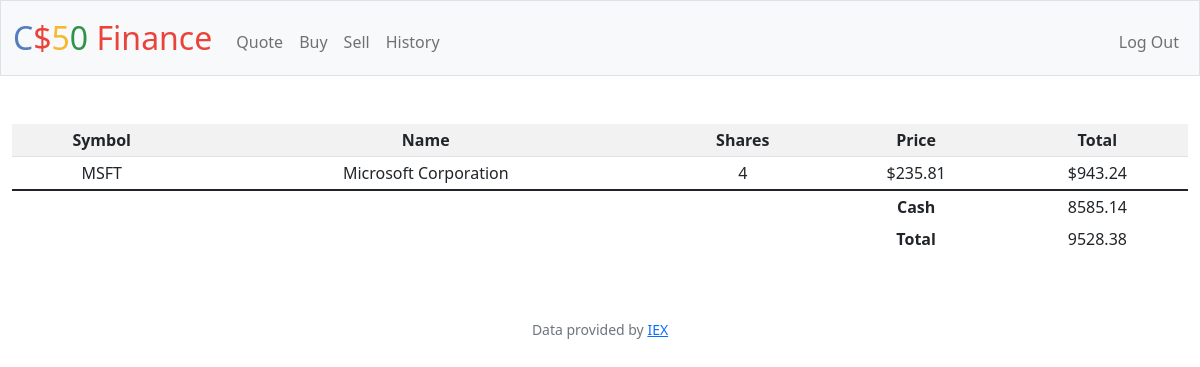
Page / (signed in) on the earlier database version.
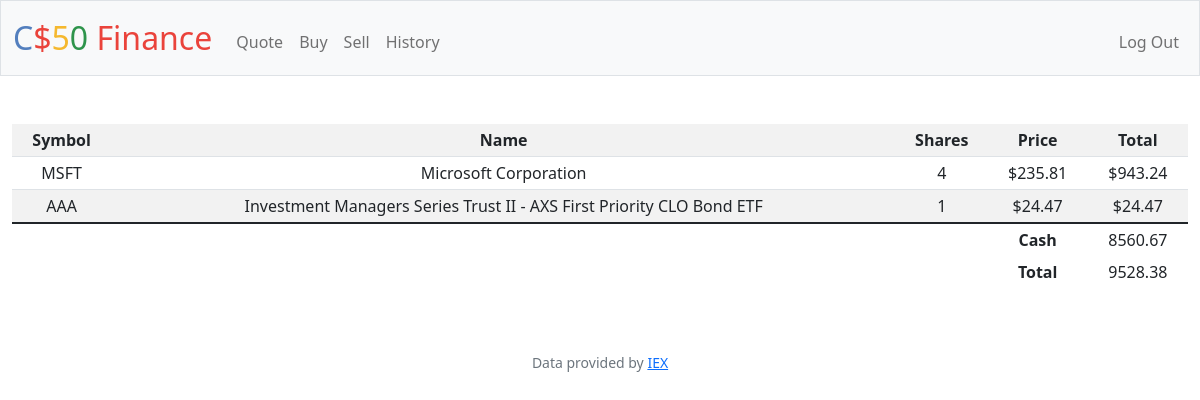
Same page on the later database version.
### tables this page shows
CREATE TABLE portfolio (id INTEGER PRIMARY KEY AUTOINCREMENT NOT NULL, user_id INTEGER NOT NULL, shares INTEGER NOT NULL, price NUMERIC NOT NULL, date TEXT NOT NULL, symbol TEXT NOT_NULL, name TEXT NOT_NULL, FOREIGN KEY (user_id) REFERENCES users(id));

CREATE TABLE users (id INTEGER PRIMARY KEY AUTOINCREMENT NOT NULL, username TEXT NOT NULL, hash TEXT NOT NULL, cash NUMERIC NOT NULL DEFAULT 10000.00);

### app.py (the view)
@app.route("/")
@login_required
def index():
    rows = db.execute(
        "SELECT * FROM portfolio join users on user_id = users.id WHERE user_id = ?",
        session["user_id"])
    user_balance = db.execute(
        "SELECT * FROM users WHERE id = ? ", session["user_id"])[0]["cash"]
    return render_template("index.html", rows=rows, user_balance=user_balance)

### app.py (called while the page is built)
@app.after_request
def after_request(response):
    response.headers["Cache-Control"] = "no-cache, no-store, must-revalidate"
    response.headers["Expires"] = 0
    response.headers["Pragma"] = "no-cache"
    return response

### helpers.py (called while the page is built)
def login_required(f):
    @wraps(f)
    def decorated_function(*args, **kwargs):
        if session.get("user_id") is None:
            return redirect("/login")
        return f(*args, **kwargs)
    return decorated_function

def usd(value):
    return f"${value:,.2f}"

### templates/index.html (shortened to what this page needs)
{% extends "layout.html" %}
{% block main %}
<table class="table table-striped table-sm">
  {% set ns = namespace(total=user_balance) %}
  <tr>
    <th>Symbol</th>
    <th>Name</th>
    <th>Shares</th>
    <th>Price</th>
    <th>Total</th>
  </tr>
  {% for row in rows: %}
  <tr>
    {% set current = row["shares"] * row["price"]%}
    {% set ns.total = ns.total + current %}
    <td>{{row["symbol"]}}</td>
    <td>{{row["name"]}}</td>
    <td>{{row["shares"]}}</td>
    <td>{{row["price"] | usd}}</td>
    <td>{{current | usd}}</td>
  </tr>
  {% endfor %}
  <tfoot>
    <tr>
      <td class="border-0"></td>
      <td class="border-0"></td>
      <td class="border-0"></td>
      <td class="border-0 fw-bold">Cash</td>
      <td class="border-0">{{user_balance}}</td>
    </tr>
    <tr>
      <td class="border-0"></td>
      <td class="border-0"></td>
      <td class="border-0"></td>
      <td class="border-0 fw-bold">Total</td>
      <td class="border-0">{{ns.total}}</td>
    </tr>
  </tfoot>
</table>
{% endblock %}

### templates/layout.html (shortened to what this page needs)
<!DOCTYPE html>
<html lang="en">
<head>
    <link href="https://cdn.jsdelivr.net/npm/bootstrap@5.1.3/dist/css/bootstrap.min.css"
 rel="stylesheet">
    <link href="/static/styles.css" rel="stylesheet">
</head>
<body>
    <nav class="bg-light border navbar navbar-expand-md navbar-light">
        <div class="container-fluid">
            <a class="navbar-brand" href="/"><span class="blue">C</span><span class="red">$</span><span
                    class="yellow">5</span><span class="green">0</span> <span class="red">Finance</span></a>
            <div class="collapse navbar-collapse" id="navbar">
                {% if session["user_id"] %}
                <ul class="navbar-nav me-auto mt-2">
                    <li class="nav-item"><a class="nav-link" href="/quote">Quote</a></li>
                    <li class="nav-item"><a class="nav-link" href="/buy">Buy</a></li>
                    <li class="nav-item"><a class="nav-link" href="/sell">Sell</a></li>
                    <li class="nav-item"><a class="nav-link" href="/history">History</a></li>
                </ul>
                <ul class="navbar-nav ms-auto mt-2">
                    <li class="nav-item"><a class="nav-link" href="/logout">Log Out</a></li>
                </ul>
                {% else %}
                <ul class="navbar-nav ms-auto mt-2">
                    <li class="nav-item"><a class="nav-link" href="/register">Register</a></li>
                    <li class="nav-item"><a class="nav-link" href="/login">Log In</a></li>
                </ul>
                {% endif %}
            </div>
        </div>
    </nav>
    <main class="container-fluid py-5 text-center">
        {% block main %}{% endblock %}
    </main>
    <footer class="mb-5 small text-center text-muted">
        Data provided by <a href="https://iexcloud.io/">IEX</a>
    </footer>
</body>
</html>

### static/styles.css (style rules this page uses)
nav .navbar-brand { font-size: xx-large; }
nav .navbar-brand .blue { color: #537fbe; }
nav .navbar-brand .red { color: #ea433b; }
nav .navbar-brand .yellow { color: #f5b82e; }
nav .navbar-brand .green { color: #2e944b; }

Differences in the rows shown:
added portfolio: symbol "AAA", name "Investment Managers Series Trust II - AXS First Priority CLO Bond ETF", shares "1", price "$24.47"
changed users: cash "8585.14" → "8560.67"
